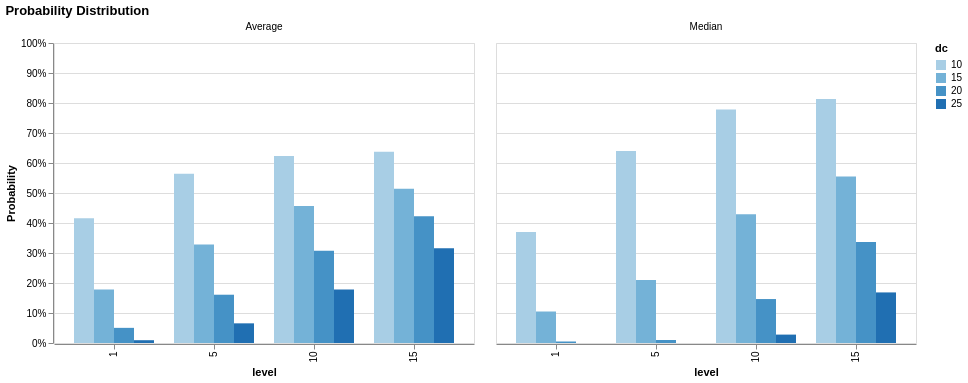

Notebook code for this chart:
### Code cell
import altair as alt

alt.theme.enable('dark')

trials_chart = (
    trials_agg
    .rename({"probability_avg": "Average", "probability_mid": "Median"})
    .plot.bar(x="level:O", color="dc:O")
    .transform_fold(["Median", "Average"])
    .properties(title="Probability Distribution")
    .encode(xOffset="dc:O", column=alt.Column("key:N", title=None),
            y=alt.Y("value:Q", title="Probability", scale=alt.Scale(domain=(0, 1))).axis(format="%")))

trials_chart

### Figure 1 — Vega-Lite specification as saved in the notebook (floating-point values rounded to 4 significant figures)
{"usermeta": {"embedOptions": {"theme": "dark"}}, "config": {"view": {"continuousWidth": 300, "continuousHeight": 300}}, "data": {"name": "data-5d038ede0e42beee191c2444b225e75a"}, "mark": {"type": "bar", "tooltip": true}, "encoding": {"color": {"field": "dc", "type": "ordinal"}, "column": {"field": "key", "title": null, "type": "nominal"}, "x": {"field": "level", "type": "ordinal"}, "xOffset": {"field": "dc", "type": "ordinal"}, "y": {"axis": {"format": "%"}, "field": "value", "scale": {"domain": [0, 1]}, "title": "Probability", "type": "quantitative"}}, "params": [{"name": "param_1e9efca18e7a2868", "select": {"type": "interval", "encodings": ["x", "y"]}, "bind": "scales"}], "title": "Probability Distribution", "transform": [{"fold": ["Median", "Average"]}], "$schema": "https://vega.github.io/schema/vega-lite/v6.4.1.json", "datasets": {"data-5d038ede0e42beee191c2444b225e75a": [{"level": 1, "dc": 10, "max_dice": 3, "Average": 0.416, "Median": 0.37}, {"level": 5, "dc": 10, "max_dice": 4, "Average": 0.5639, "Median": 0.64}, {"level": 10, "dc": 10, "max_dice": 5, "Average": 0.6237, "Median": 0.778}, {"level": 15, "dc": 10, "max_dice": 6, "Average": 0.6377, "Median": 0.8137}, {"level": 1, "dc": 15, "max_dice": 3, "Average": 0.178, "Median": 0.105}, {"level": 5, "dc": 15, "max_dice": 4, "Average": 0.3281, "Median": 0.21}, {"level": 10, "dc": 15, "max_dice": 5, "Average": 0.4564, "Median": 0.429}, {"level": 15, "dc": 15, "max_dice": 6, "Average": 0.5145, "Median": 0.5552}, {"level": 1, "dc": 20, "max_dice": 3, "Average": 0.0505, "Median": 0.005}, {"level": 5, "dc": 20, "max_dice": 4, "Average": 0.161, "Median": 0.01}, {"level": 10, "dc": 20, "max_dice": 5, "Average": 0.3076, "Median": 0.1465}, {"level": 15, "dc": 20, "max_dice": 6, "Average": 0.4227, "Median": 0.3364}, {"level": 1, "dc": 25, "max_dice": 3, "Average": 0.009333, "Median": 0.0}, {"level": 5, "dc": 25, "max_dice": 4, "Average": 0.06553, "Median": 0.0}, {"level": 10, "dc": 25, "max_dice": 5, "Average": 0.178, "Median": 0.028}, {"level": 15, "dc": 25, "max_dice": 6, "Average": 0.3159, "Median": 0.1686}]}}
